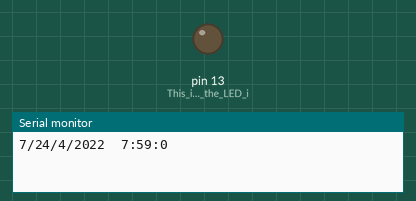
The sketch below on a simulated Arduino Uno, built with avr-gcc and run on an emulated ATmega328P. Parts: output pins drawn as LEDs (lit = HIGH), the last lines printed to the serial monitor. The local clock reads 2024-03-15 10:24:30 at power-on unless the sketch sets it.

Above: at 0.1 s.
At 60.2 s:
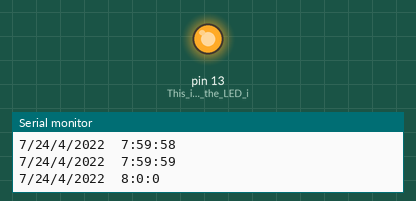
Timing chart, 0 to 121.8 s (numbered marks = the images above):
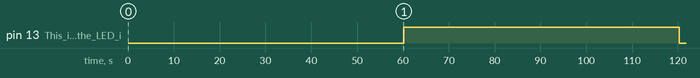

The sketch:

RTC_Module_Code.ino
```cpp
#include <virtuabotixRTC.h>        //This is the library that we will be using
virtuabotixRTC myRTC(6, 7, 8);     //These are the pins which we have connected RTC module to

int OnTimeHour = 8;                //This is the hour which the LED will turn on
int OnTimeMinute = 0;              //This is the minute that the LED will turn on
int OffTimeHour = 8;               //This is the hour which the LED will turn off
int OffTimeMinute = 1;             //This is the minute which the LED will turn off
                                   //So the LED will turn on at 8:00 and turn off at 8:01

void setup()  {
  pinMode(13, OUTPUT);             //This is the Pin the LED is connected to
  Serial.begin(9600);
  // Set the current date, and time in the following format:
  // seconds, minutes, hours, day of the week, day of the month, month, year
  myRTC.setDS1302Time(0, 59, 7, 7, 24, 4, 2022);    //Setting the time for the RTC
}

void loop()  {
  myRTC.updateTime();
  Serial.print(myRTC.dayofweek);      // Start showing the day of week, day of month, year etc in the Serial Monitor
  Serial.print("/");                  // You can comment these parts if you want
  Serial.print(myRTC.dayofmonth);
  Serial.print("/");
  Serial.print(myRTC.month);
  Serial.print("/");
  Serial.print(myRTC.year);
  Serial.print("  ");
  Serial.print(myRTC.hours);
  Serial.print(":");
  Serial.print(myRTC.minutes);
  Serial.print(":");
  Serial.println(myRTC.seconds);

  if (myRTC.hours ==(OnTimeHour)){
    if(myRTC.minutes ==(OnTimeMinute)){
      digitalWrite(13, HIGH);
    }
  }
  if (myRTC.hours ==(OffTimeHour)){
    if(myRTC.minutes ==(OffTimeMinute)){
      digitalWrite(13, LOW);
    }
  }
  // Delay so the program doesn't print non-stop
  delay(1000);
}
```

Measured:
- by itself, pin 13 (This_is_the_Pin_the_LED_i): LOW → HIGH at 60.1 s, → LOW 60.1 s later
